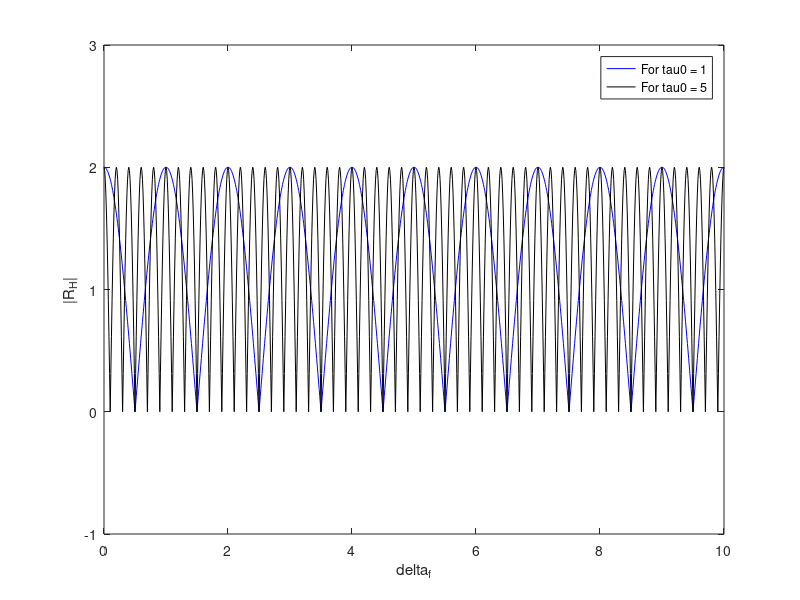

MATLAB code to generate this figure:
%% ECE 5680 - Wireless Communication
%% HW1: Ques 3
%% Author: Arjun Jauhari
%% Email/Netid: aj526
%% Date: 09/08/2015
%% Plot of time-frequency correlation function

%%R_h IS A FUNCTION OF d_f defined as R_H = sigma0^2(1 + e^(-j2pi*d_f*tau0))
%assuming sigma0 and tau0 to be 1
clear;close all;
sigma0 = 1; %% Taking sigma0 = 1
tau0 = [1 5]; %% Sweeping tau0
d_f = [0:1000]*0.01; %% Sweeping d_f(delta f) from 0 to 10
R_H(length(tau0),length(d_f)) = 0;
for k = 1:length(tau0)
  R_H(k,:) = sigma0*(1 + exp(-1i*2*pi*d_f*tau0(1,k)));
end

%% Plotting |R_H|
figure(1)
plot(d_f, abs(R_H(1,:)), 'b-')
axis([0 10 -1 3])
xlabel('delta_f')
ylabel('|R_H|')
hold on
plot(d_f, abs(R_H(2,:)), 'k-')
legend('For tau0 = 1', 'For tau0 = 5')


%%experiments
%hold on
%plot(d_f, R_H(2,:), 'r-')
%plot(d_f, R_H(3,:), 'k-')
%mesh(d_f, tau0, abs(R_H))
